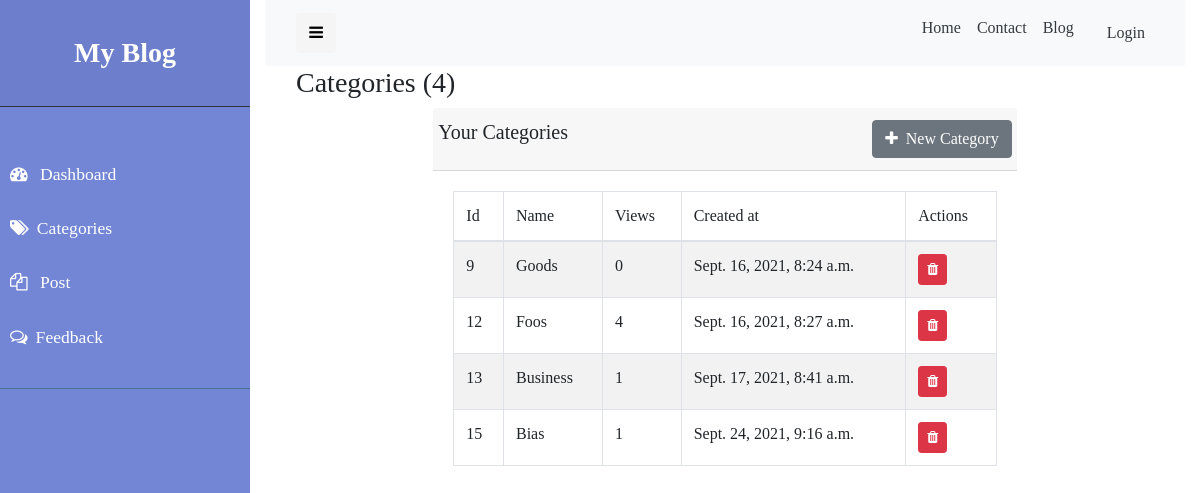
Before: /staff/categories with the older database file.
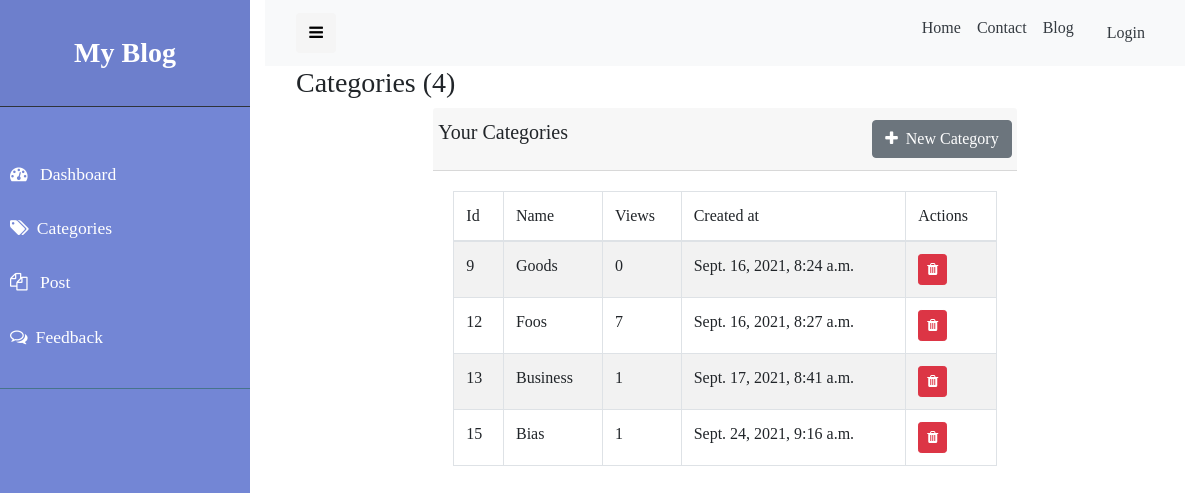
After: the same page with the newer database file.
### blog/models.py (models this page shows, shortened)
class Category(models.Model):
    name = models.CharField(max_length = 50)
    views = models.IntegerField(default = 0,blank=True)
    slug = models.TextField(null=True,blank=True)
    created_at = models.DateTimeField(auto_now_add=True)
    updated_at = models.DateTimeField(auto_now=True)
    class Meta:
        verbose_name_plural = 'Categories'

### blog/views.py (the view)
# urls.py: path('categories',views.showCategory,name='categories'),
def showCategory(request):
    context = {
        'category_list': Category.objects.all()
    }
    return render(request, 'blog/admin/categories.html', context)

### blog/templates/blog/admin/categories.html (shortened to what this page needs)
{% extends 'blog/admin/layouts/admin-base.html' %}
{% load static %}
{% block 'content' %}
<div class="container">
    <h3 class="mx-3"> Categories ({{category_list|length}}) </h3>
    <div class="row justify-content-center">
        <div class="col-lg-8">
            <div class="card-header">
                <div class="row ">
                    <h5>Your Categories</h5>
                    <a type="submit" href=" {% url 'add_category' %} " class="btn btn-secondary btn-md ml-auto"> <i class="fa fa-plus mr-2 " aria-hidden="true"></i>New Category</a>
                </div>
            </div>
            <div class="card-body">
                <table class="table table-striped table-bordered">
                    <thead>
                        <tr>
                            <td>Id</td>
                            <td>Name</td>
                            <td>Views</td>
                            <td>Created at</td>
                            <td>Actions</td>
                        </tr>
                    </thead>
                    <tbody>
                        {% for category in category_list %}
                        <tr>
                            <td>{{category.id}}</td>
                            <td>{{category.name}}</td>
                            <td>{{category.views}}</td>
                            <td>{{category.created_at}}</td>
                            <td>
                                <a href=" {% url 'delete_category' category.id %} " class="btn btn-danger btn-sm">
                                    <i class="fa fa-trash"></i>
                                </a>
                            </td>
                        </tr>
                        {% endfor %}
                    </tbody>
                </table>
            </div>
        </div>
    </div>
</div>
{% endblock %}

Changed rows visible on the page:
changed Category "Foos": views "4" → "7"
